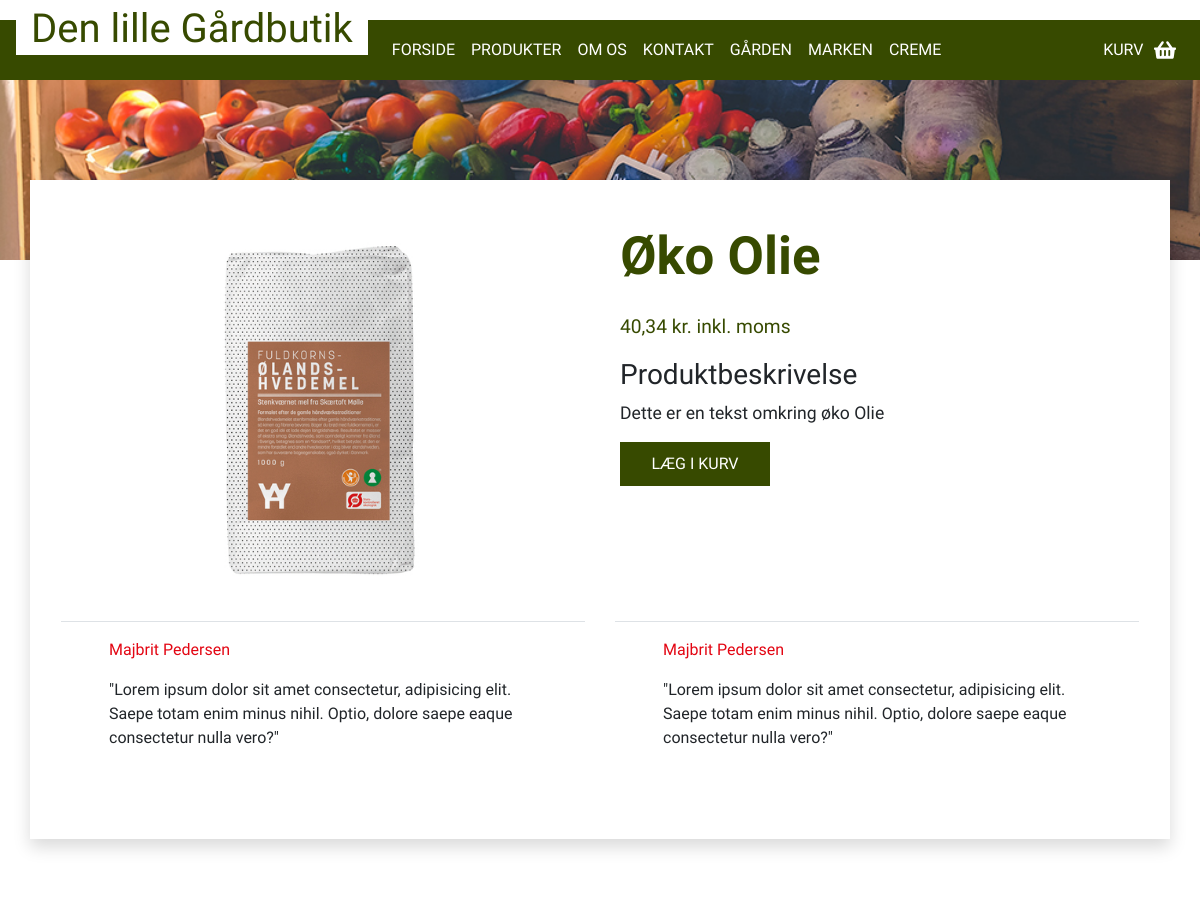
/?page=produkt_info&product_id=3 (upper part), run on an earlier commit of the app's database.
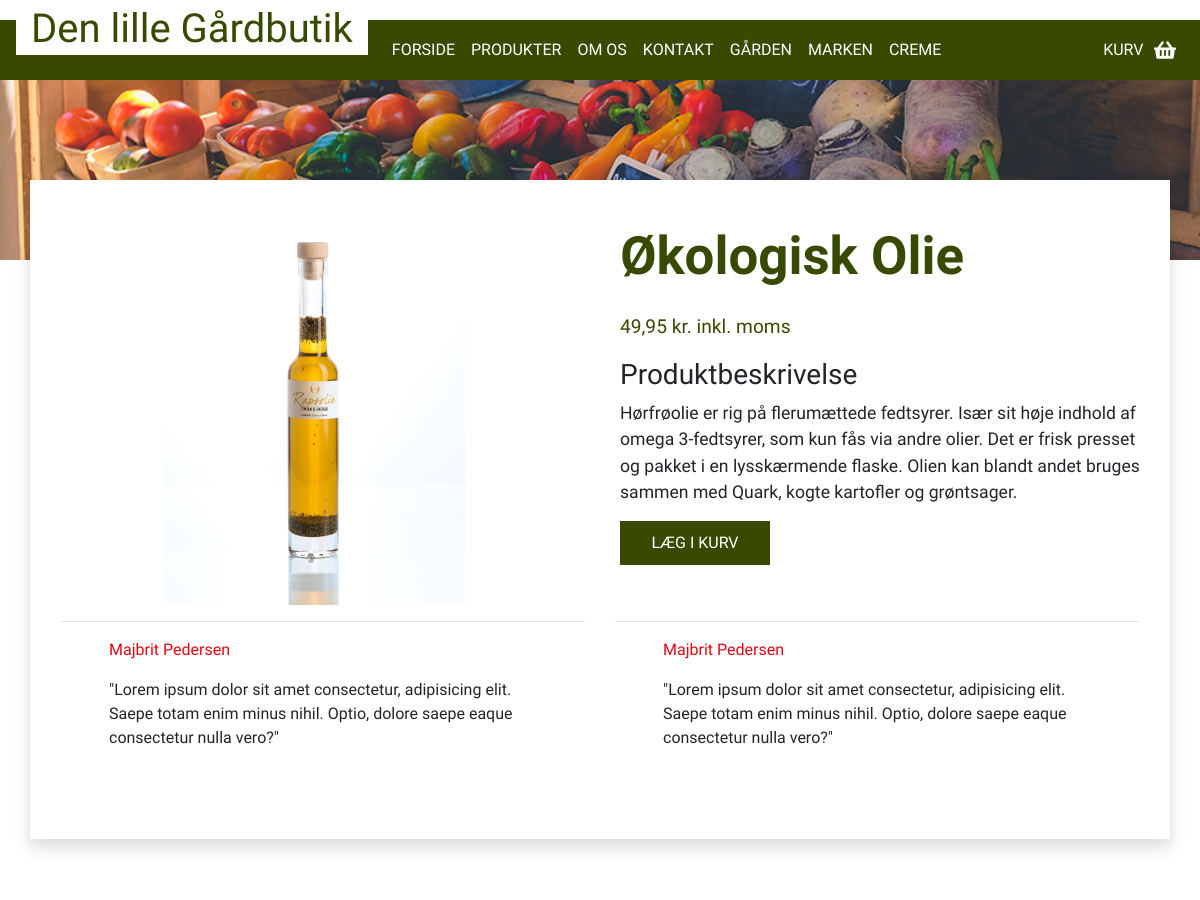
And on a later commit of the database.
### tables this page shows
CREATE TABLE `products` (
  `product_id` int(11) NOT NULL,
  `product_title` varchar(75) NOT NULL,
  `product_content` text NOT NULL,
  `product_price` varchar(11) NOT NULL,
  `product_image` varchar(75) NOT NULL,
  `product_slug` varchar(75) DEFAULT NULL
);

### admin/pages.php (called while the page is built, shortened)
<?php
function produkt_info($db){
    include ('elements/product-info.php');
}
?>

### functions.php (the view, shortened to what this page needs)
<?php
function userPage($db){
    $sql = "SELECT * FROM static_pages";
    $sqlQuery = $db->query($sql);
    while($dbFetch = $sqlQuery->fetch_object()){
        echo "
            <li class='nav-item'>
                <a class='nav-link' href='?page=$dbFetch->static_page_slug'>$dbFetch->static_page_title</a>
            </li>
        ";
    }
    $sql = "SELECT * FROM pages";
    $sqlQuery = $db->query($sql);
    while($dbFetch = $sqlQuery->fetch_object()){
        echo "
            <li class='nav-item'>
                <a class='nav-link' href='?page=$dbFetch->page_slug'>$dbFetch->page_title</a>
            </li>
        ";
    }
}
?>

### elements/product-info.php
<?php
    $product_id = $_GET['product_id'];
    $sql = "SELECT * FROM products WHERE product_id = '$product_id'";
    $sqlQuery = $db->query($sql);
     if($sqlQuery){
        $dbFetch = $sqlQuery->fetch_object();
    }
?>
<div class="product-info">
<div class="card mb-3 product-info">
  <div class="row no-gutters">
    <div class="col-md-6">
      <img class="bd-placeholder-img news-img"  src="<?php echo "$dbFetch->product_image" ?>" alt="">
    </div>
    <div class="col-md-6 ">
      <div class="card-body">
        <h1 class="card-title red-header h1 product-info-title"><?php echo "$dbFetch->product_title"; ?></h1>
              <p class='price'><?php echo "$dbFetch->product_price"; ?> kr. <span class="font-weight-lighter">inkl. moms</span> </p>
        <div class="card-text-news-container">
        <p class="h3">Produktbeskrivelse</p>
        <p class="card-text"><?php echo "$dbFetch->product_content"; ?></p>
        <a href='' class='fake-btn'>LÆG I KURV</a>
        </div>
      </div>
    </div>
  </div>
<div class="container ">
  <div class="row justify-content-center p-3">
    <div class="col-12 col-md-6">
      <div class="d-flex flex-column justify-content-center px-5 py-3 border-top">
          <p class=" red-header">Majbrit Pedersen</p>
          <p>"Lorem ipsum dolor sit amet consectetur, adipisicing elit. Saepe totam enim
              minus nihil. Optio, dolore saepe eaque consectetur nulla vero?"</p>
      </div>
    </div>
    <div class="col-12 col-md-6">
      <div class="d-flex flex-column justify-content-center px-5 py-3 border-top">
          <p class=" red-header">Majbrit Pedersen</p>
          <p>"Lorem ipsum dolor sit amet consectetur, adipisicing elit. Saepe totam enim
              minus nihil. Optio, dolore saepe eaque consectetur nulla vero?"</p>
      </div>
    </div>
  </div>
</div>
 </div>

What changed in the data, as far as the page shows it:
changed products: product_image: a different picture; product_title "Øko Olie" → "Økologisk Olie"; product_price "40,34" → "49,95"; product_content "Dette er en tekst omkring øko Olie" → "Hørfrøolie er rig på flerumættede fedtsyrer. Især sit høje indhold af omega 3-fedtsyrer, som kun fås via andre olier. Det er frisk presset og pakket i en lysskærmende flaske. Olien kan blandt andet bruges sammen med Quark, kogte kartofler og grøntsager."
